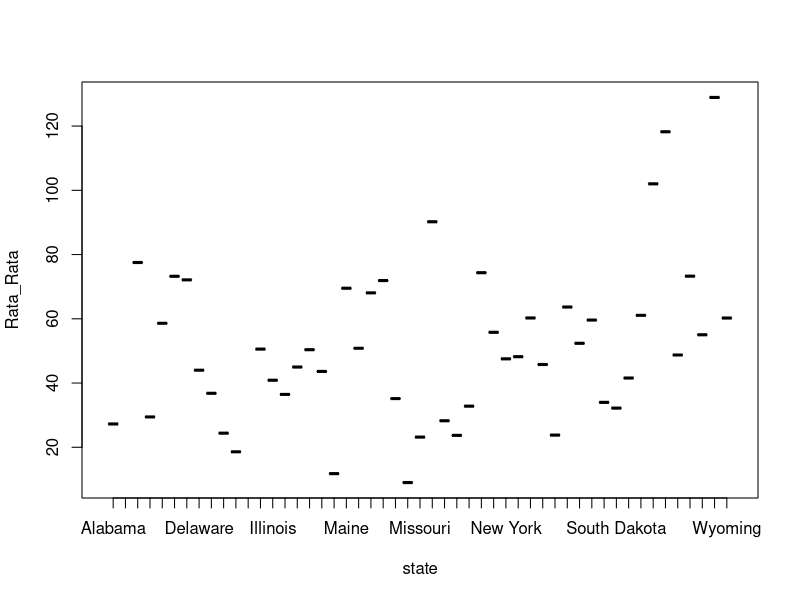

This figure's R source:

# Nomor 1
  library(dslabs)
  library(tidyverse)
  data("us_contagious_diseases")

# Nomor 2
  names(us_contagious_diseases)

# Nomor 3
  class(us_contagious_diseases$disease)

# Nomor 4
  us_contagious_diseases %>%
  filter(year>1955 & year<1965,disease=="Polio") %>%
  arrange(desc(population)) %>%
  head(n=10)
  
# nomor 5
  klasifikasi = ""
  for(i in 1:nrow(us_contagious_diseases)){
    if(us_contagious_diseases$count[i] < 1000) {
      klasifikasi[i] <- "Biasa"
    }
    else if(us_contagious_diseases$count[i] > 2000) {
      klasifikasi[i] <- "Azab"
    }
    else{
      klasifikasi[i] <- "Cobaan"
    }
  } 
  head(klasifikasi,n=500)
  
# Nomor 6
  newData <- us_contagious_diseases %>%
  mutate(
    Category = klasifikasi,
    Rate = count/population*10^5
  )
  head(newData,n=500)

# Nomor 7
  kesimpulan <- newData %>%
  group_by(state) %>%
  summarize(Rata_Rata=mean(Rate))
  kesimpulan

# Nomor 8
  plot(kesimpulan)
  
  
  
  
  
  
  
  
